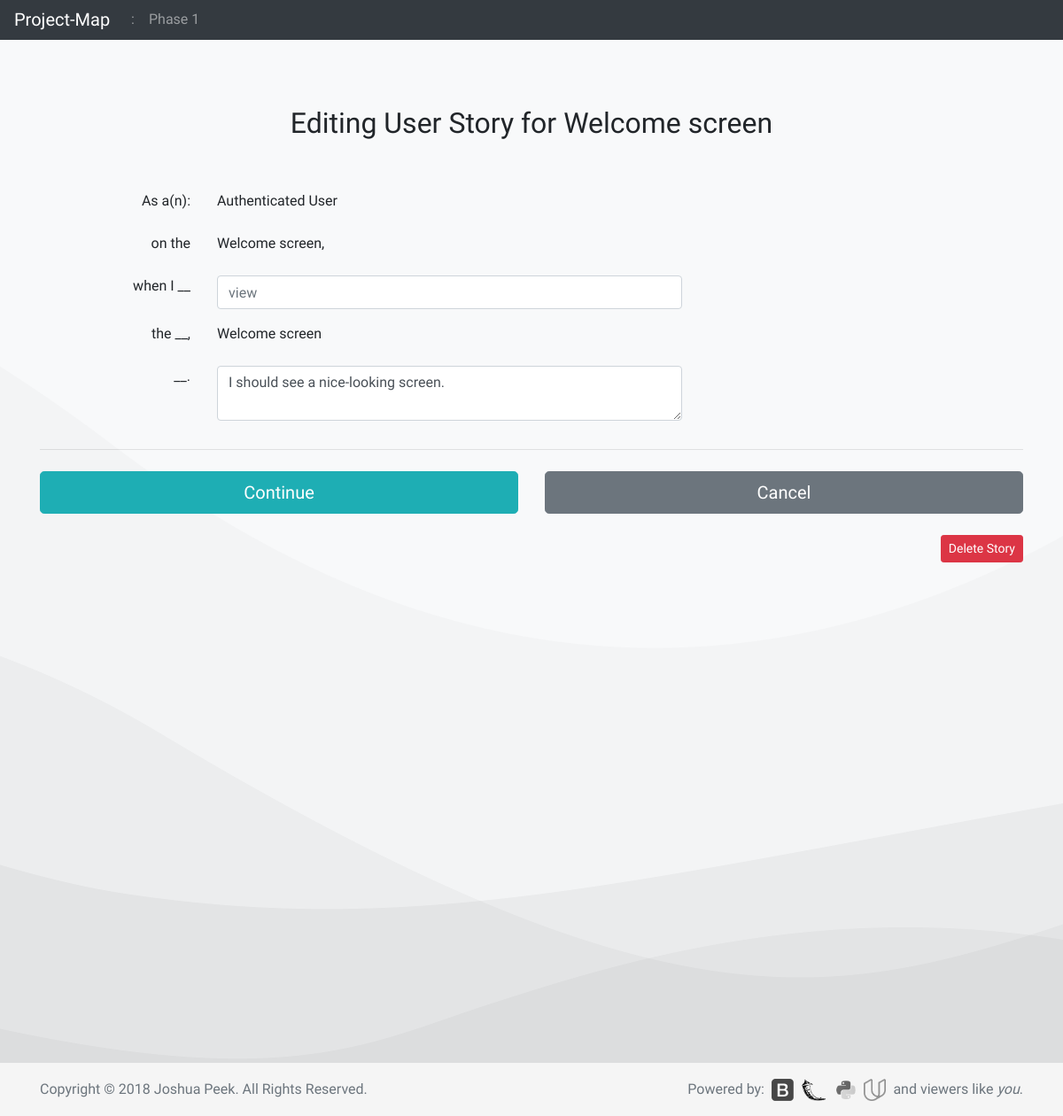
/story?1&ed, run on an earlier commit of the app's database.
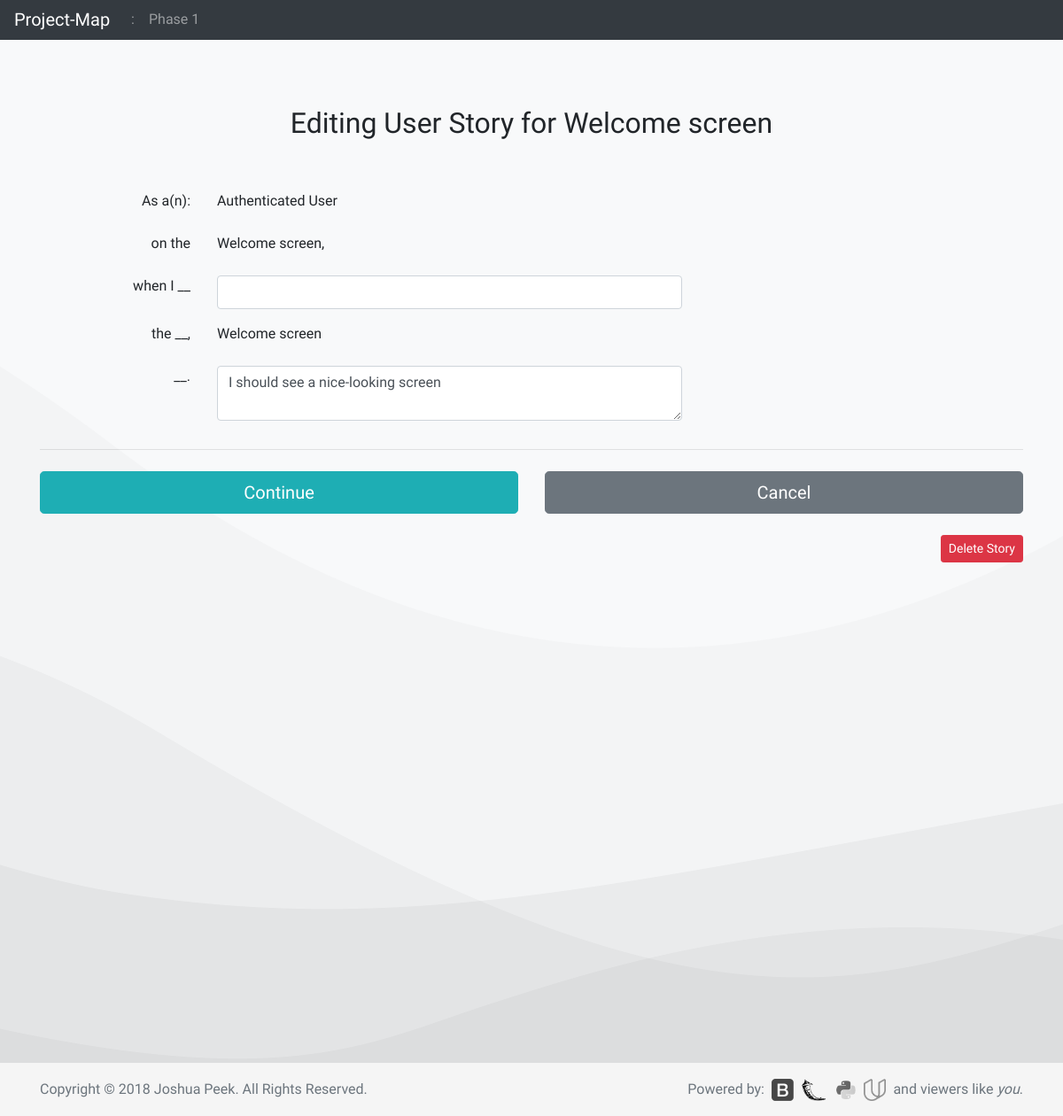
And on a later commit of the database.
### database_setup.py (models this page shows, shortened)
class Story(Base):
    __tablename__ = 'story'
    id = Column(Integer, primary_key=True)
    expectation = Column(String(500), nullable=False)
    action = Column(String(50), nullable=False)
    hook = Column(String(10), nullable=False)
    hookID = Column(Integer, nullable=False)
    project_id = Column(Integer, ForeignKey('project.id'))
    project = relationship(Project)
    screen_id = Column(Integer, ForeignKey('screen.id'))
    screen = relationship(Screen)
    role_id = Column(Integer, ForeignKey('role.id'))
    role = relationship(Role)

### app.py (the view)
@app.route('/story?<int:story_id>&ed', methods=['GET', 'POST'])
def editStory(story_id):
    editStory=session.query(Story).filter_by(id=story_id).one()
    project = session.query(Project).filter_by(id=editStory.project.id).one()
    screen = session.query(Screen).filter_by(id=editStory.screen.id).one()
    if editStory.hook == "screen":
        target_type="screen"
        target = session.query(Screen).filter_by(id=editStory.hookID).one()
    elif editStory.hook == "section":
        target_type="section"
        target = session.query(Section).filter_by(id=editStory.hookID).one()
    elif editStory.hook == "element":
        target_type="element"
        target = session.query(Element).filter_by(id=editStory.hookID).one()
    else:
        target_type = "unknown"
        title = "unknown"
    if request.method == 'POST':
        if request.form['role_id']:
            editStory.action = request.form['action']
            editStory.expectation = request.form['expectation']
        session.add(editStory)
        session.commit()
        session.refresh(editStory)
        flash("Story edited!")
        return redirect(url_for('screenStory', screen_id=screen.id))
    else:
        return render_template('update/story.html', story=editStory,
        target_title=target.title, target_type=target_type, project=project,
        screen=screen)

### templates/update/story.html (shortened to what this page needs)
<!doctype html>
<html lang="en">
  {% include "header.html" %}
  <body>
    {% include "menu.html" %}
  <body class="bg-light">
    <div class="container">
      <div class="py-5 text-center">
        <h2>Editing User Story for {{story.screen.title}} screen</h2>
      </div>
      <div class="row">
        <div class="col-md-12">
          <form class="form-horizontal needs-validation" action='{{url_for('editStory', story_id=story.id)}}' method='post' novalidate>
            <fieldset>
          <div class="col-md-2">
          </div>
          <div class="col-md-8">
            <div class="form-group row">
              <label class="col-md-3 control-label" style="text-align:right;" for="role_id">As a(n):</label>
              <div class="col-md-9">
                  {{story.role.title}}
              </div>
            </div>
            <div class="form-group row">
              <label class="col-md-3 control-label" style="text-align:right;" for="screen_id">on the</label>
              <div class="col-md-9">
              {{story.screen.title}} screen,
              </div>
            </div>
            <div class="form-group row">
              <label class="col-md-3 control-label" style="text-align:right;" for="action">when I __</label>
              <div class="col-md-9">
              <input id="action" name="action" type="text" placeholder="{{story.action}}" class="form-control input-md" required="">
              </div>
            </div>
            <div class="form-group row">
              <label class="col-md-3 control-label" style="text-align:right;" for="hook">the __,</label>
              <div class="col-md-9">
                {{target_title}} {{target_type}}
              </div>
            </div>
            <div class="form-group row">
              <label class="col-md-3 control-label" style="text-align:right;" for="expectation">__.</label>
              <div class="col-md-9">
                <textarea class="form-control" id="expectation" name="expectation">{{story.expectation}}</textarea>
              </div>
            </div>
          </fieldset>
          <hr class="mb-4">
          <div class="row">
            <div class="col-md-6 mb-3">
              <button class="btn btn-primary btn-lg btn-block" type="Create">Continue</button>
            </div>
        </form>
            <div class="col-md-6 mb-3">
              <form action="{{url_for('screenStory', screen_id=screen.id)}}">
                <button class="btn btn-secondary btn-lg btn-block" type="submit">Cancel</button>
              </form>
              <form action="{{url_for('delStory', story_id=story.id)}}">
                <p><br><button style="float:right;" class="btn btn-danger btn-sm" type="submit">Delete Story</button></p>
              </form>
            </div>
          </div>
          <div class="col-md-2">
          </div>
        </div>
      </div>
  {% include "footer.html" %}
  </body>
</html>

What changed in the data, as far as the page shows it:
changed Story "screen": expectation "I should see a nice-looking screen." → "I should see a nice-looking screen"; action "view" → (not shown)
